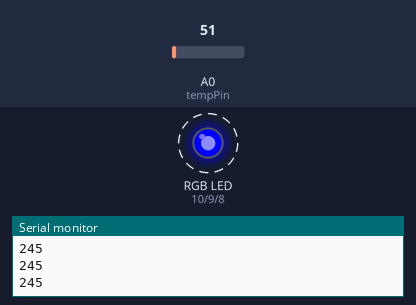
Simulated run of this sketch. Board: Arduino Uno, built with avr-gcc and run on an emulated ATmega328P. Parts: an RGB LED mixed from three pins (HIGH = lit), the last lines printed to the serial monitor. Dashed ring = blinking. Inputs (shaded band) come from the test bench; at power-on: A0 (tempPin) = 51.

Above: at 1.0 s.
1.3 s: A0 (tempPin) set to 65
At 2.0 s:
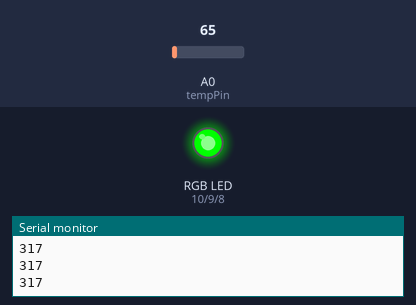
3.0 s: A0 (tempPin) set to 61
At 3.23 s:
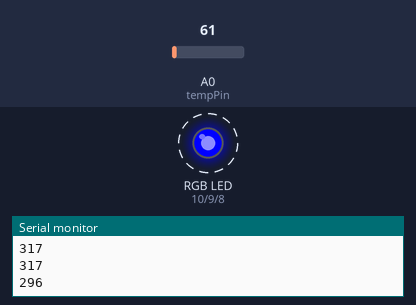
6.0 s: A0 (tempPin) set to 71
At 7.1 s:
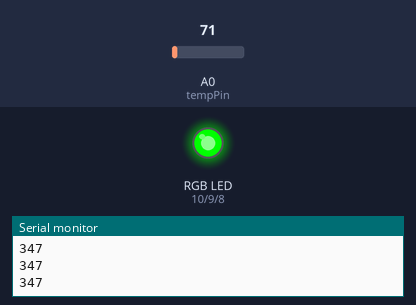
7.6 s: A0 (tempPin) set to 30
At 7.87 s:
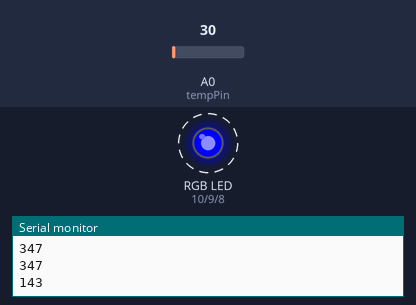
Timing chart, 0 to 11.6 s (numbered marks = the images above; inputs shaded):
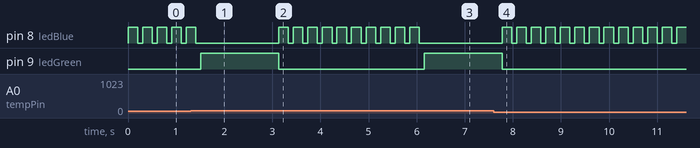

The sketch:

sensor.ino
```cpp
// Sensor Reader for LM35.
// Arduino uno, lm35, Felipe Cadavid.
// Definimos los pines para el led RGB
int ledBlue = 8;
int ledGreen = 9;
int ledRed = 10;

int val;                         // variables para retener el valor leido
int tempPin = A0;                //definicion de variable para pin analogico de entrada.

//A0, and A1, will be the pin  port for the lm35.
// La funcion setup solo se ejecuta una sola vez.
void setup() {
  // Inicializamos los pines como salidas.
  pinMode(ledBlue, OUTPUT);
  pinMode(ledRed, OUTPUT);
  pinMode(ledGreen, OUTPUT);
  //Inicializamos el dispositivo serial con una velocidas de 9600bps.
  Serial.begin(9600);
}


// La rutina Loop es una funcion infinita que se ejecuta por siempre,
// cada vez que el arduino detecte 5V,el ejecutara el programa de abajo.
void loop() {

  val = analogRead(tempPin);        // leemos el valor en mv del convertidor ADC.
  float mv = ( val/1024.0)*5000;    // convertimos el valor en un rando de 0 a 1023. siendo 0>>0° y 1023>>100°
  float temp = mv/10;                // obtenemos cuantos grados celsius son, cada grado se representa por 10mv

  //Enviamos el valor a processing.  https://www.arduino.cc/reference/en/language/functions/math/map/

  Serial.println(map(temp,0,100,0,1023));    // Leemos los datos del canal analogico, lo enviamos a processing.
  // por consistencia queremos enviar muchos datos a processing
  // esto mejorara la grafica presentada. toda la estabilidad
  // grafica se realizara en processing.
  delay(2);
  //Esto es un ejemplo de logica de lo que se podria hacer, si el sensor de la temperatura es > a algo,
  // haga algo. En este caso
  if(temp>30){
      digitalWrite(ledBlue, LOW);    // turn the LED off by making the voltage LOW
      digitalWrite(ledGreen, HIGH);   // turn the LED on (HIGH is the voltage level)
      delay(200);               // wait for a second
  }
  else{
  DispositivoOperativo();
  }
}

// Funcion para hacer el destello del Led Azul.
void DispositivoOperativo(){
  digitalWrite(ledGreen, LOW);    // turn the LED off by making the voltage LOW
  digitalWrite(ledBlue, HIGH);   // turn the LED on (HIGH is the voltage level)
  delay(200);               // wait for a second
  digitalWrite(ledBlue, LOW);    // turn the LED off by making the voltage LOW
  delay(100);               // wait for a second
}
```

Measured:
- the behaviour switches between 61 and 62 on A0 (tempPin) (found by bisection; images 0 and 1)
- after the input at 1.3 s, pin 8 (ledBlue): goes on until 1.4 s, then stays LOW; pin 9 (ledGreen): LOW → HIGH after 0.21 s
- after the input at 3.0 s, pin 8 (ledBlue): alternates HIGH for 0.20 s and LOW for 0.10 s, starting after 0.13 s; pin 9 (ledGreen): HIGH → LOW after 0.13 s
- after the input at 6.0 s, pin 8 (ledBlue): goes on until 6.1 s, then stays LOW; pin 9 (ledGreen): LOW → HIGH after 0.16 s
- after the input at 7.6 s, pin 8 (ledBlue): alternates HIGH for 0.20 s and LOW for 0.10 s, starting after 0.18 s; pin 9 (ledGreen): HIGH → LOW after 0.18 s
- by itself, pin 8 (ledBlue): alternates HIGH for 0.20 s and LOW for 0.10 s
